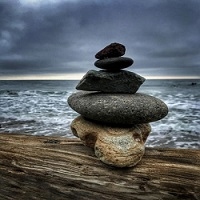
#> input picture images/01.jpg, 200 x 200 px
$ python -i util.py   (imports and definitions only)   (older library calls are emulated)
#> lines starting #> are read from the running program, lines starting #| are printed output that depends on the picture
#import libraries
import cv2 as cv
import os
from skimage import io
import skimage
import matplotlib.pyplot as plt
import numpy as np
from skimage import io
import scipy.misc
from mpl_toolkits.mplot3d import Axes3D

org_images  = []

# [9 lines left out: function Load_images, not called in this run]

#Task1
gray_images = []

# [20 lines left out: functions display_images, convert_to_gray, not called in this run]

#Task2

green_images = []
red_images   = []
blue_images  = []

# [44 lines left out: functions rgbExclusion, HistoEqualization, not called in this run]
# [1 line not run here, left out]


#Task4

# [41 lines left out: functions Self_Convolution_Operation, show_sharpen, show_blur, show_box_filter, not called in this run]

#Task 5-2

def gaussian_filter(image):
    #built-in gaussian blur image function
    gaussian_sig_4 = cv.GaussianBlur(image, (5,5),sigmaX=4)
    gaussian_sig_6 = cv.GaussianBlur(image, (5,5),sigmaX=6)
    gaussian_sig_8 = cv.GaussianBlur(image, (5,5),sigmaX=8)

    fig, ax = plt.subplots(1,4, figsize = (15,15))

    ax[0].title.set_text('Original')
    ax[0].imshow(image,cmap=plt.cm.gray)

    ax[1].title.set_text('Sigma = 4')
    ax[1].imshow(gaussian_sig_4, cmap=plt.cm.gray)

    ax[2].title.set_text('Sigma = 6')
    ax[2].imshow(gaussian_sig_6,cmap=plt.cm.gray)

    ax[3].title.set_text('Sigma = 8')
    ax[3].imshow(gaussian_sig_8, cmap=plt.cm.gray)

#Task 5-3

def plotnoise(img, mode):
    gimg = skimage.util.random_noise(img, mode = mode)
    return gimg

# [107 lines left out: functions salt_pepper, show_noise_images, gaussian_median_show, mesh_plot, sobel_show, laplacian_show and 2 more, not called in this run]

>>> import cv2
>>> picture = cv2.imread('images/01.jpg')
#> picture is the input picture: shape (200, 200, 3); mean B, G, R 98.8, 94.8, 90.1
>>> result = gaussian_filter(picture)
#> in gaussian_filter, `gaussian_sig_4 = cv.GaussianBlur(image, (5,5),sigmaX=4)`:
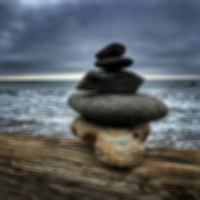
#> gaussian_sig_4: shape (200, 200, 3); mean B, G, R 98.8, 94.8, 90.1
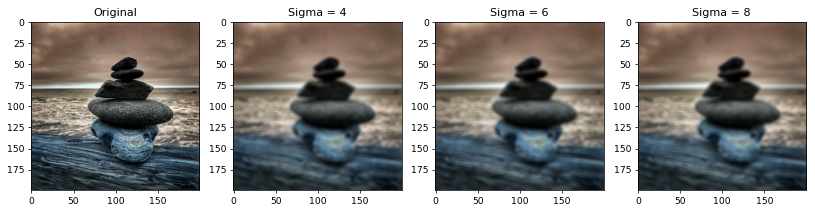
#> figure drawn by matplotlib, 4 panels; B, G, R data is drawn as R, G, B

$ run again, on images/02.jpg
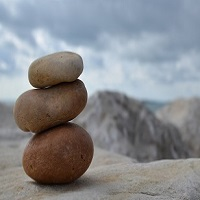
#> input picture images/02.jpg, 200 x 200 px
#> picture is the input picture: shape (200, 200, 3); mean B, G, R 141.6, 137.8, 135.8
#> `result = gaussian_filter(picture)`:
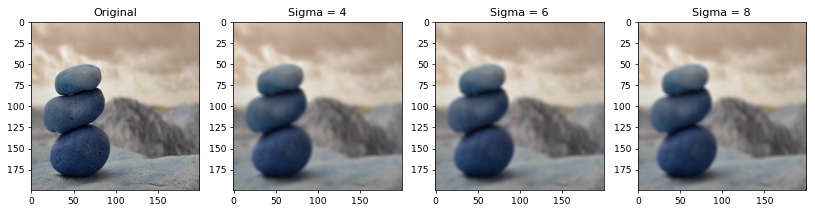
#> figure drawn by matplotlib, 4 panels; B, G, R data is drawn as R, G, B
